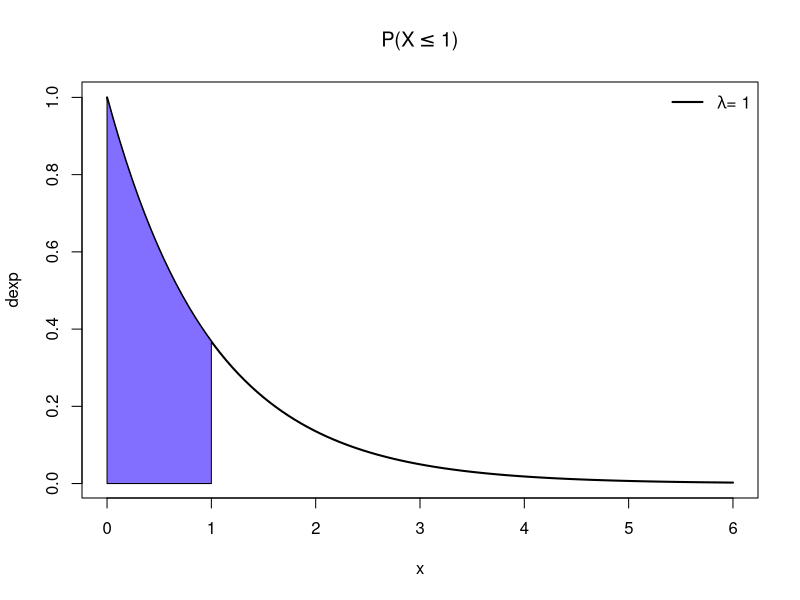
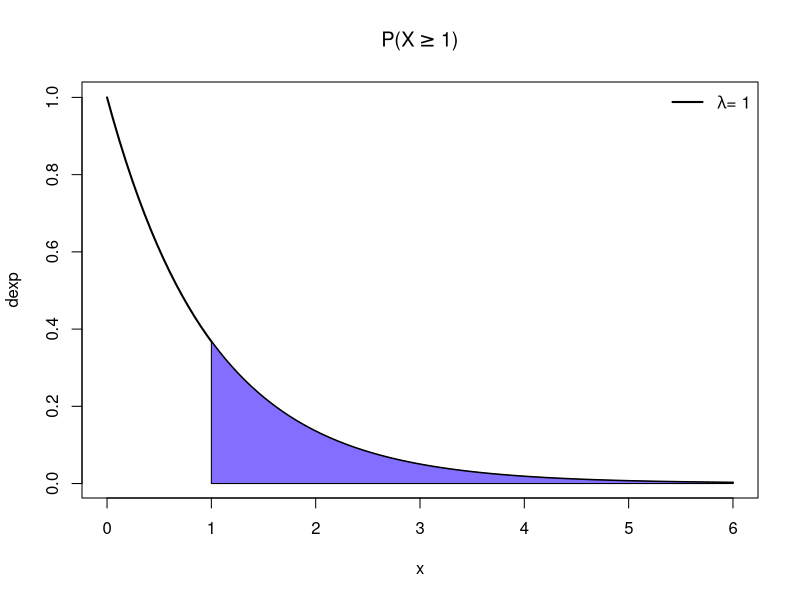
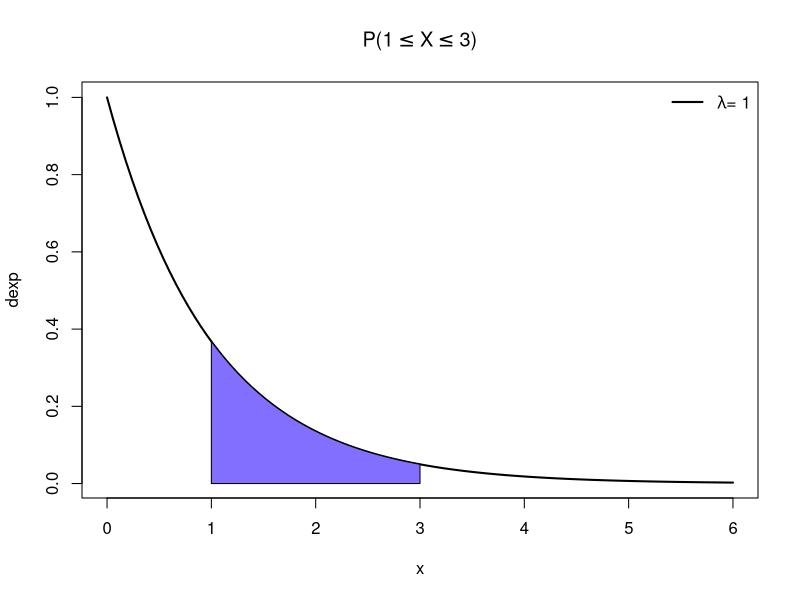
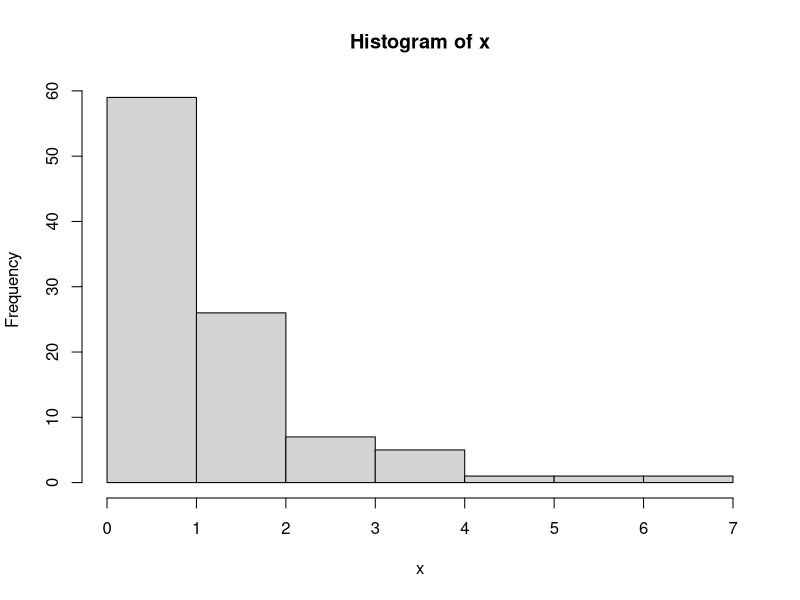
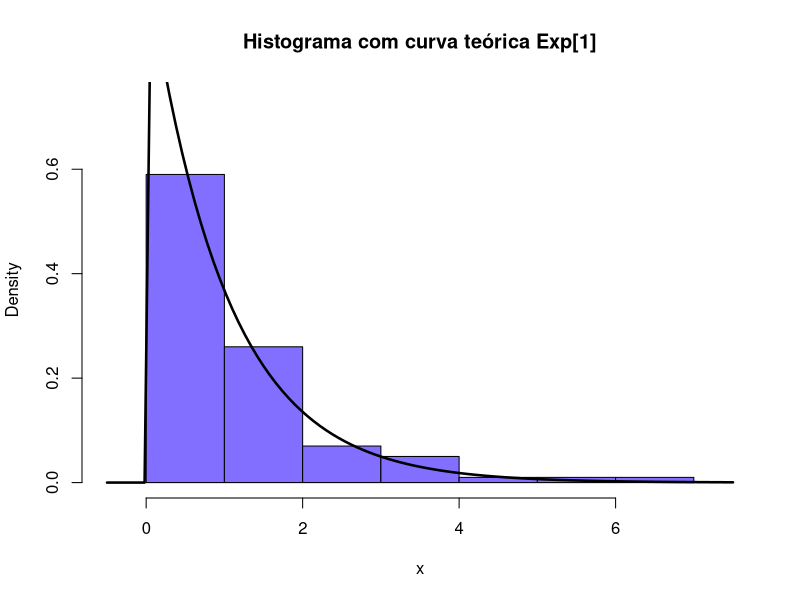
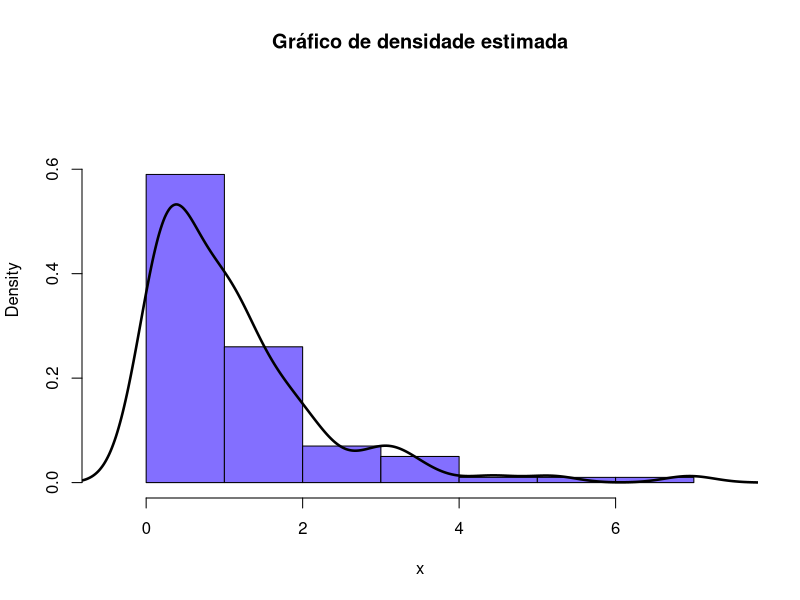

Recreate these plots in R, in order.
## ---- chunk 1
knitr::opts_chunk$set(echo = TRUE)
## ---- chunk 2
quantil = 1
## ---- chunk 3
cat('f(1, 1) = ', dexp(quantil))
## ---- chunk 4
plot(dexp, 0, 6, lwd = 2, main = expression(paste('P(X', phantom()<= 1, ')')))
polygon(x = c(0, seq(0, quantil, by = 0.05), quantil), y = c(0, dexp(seq(0, quantil, by = 0.05)), 0), col = 'SlateBlue1')
legend("topright", legend = c(expression(paste(lambda, '= 1'))), 
       lty=1, col=c('black'), lwd=2, bty="n")
## ---- chunk 5
cat('P(X <= 1) = ', pexp(quantil))
## ---- chunk 6
plot(dexp, 0, 6, lwd = 2, main = expression(paste('P(X', phantom()>= 1, ')')))
polygon(x = c(quantil, seq(quantil, 6, by = 0.05), 6), y = c(0, dexp(seq(quantil, 6, by = 0.05)), 0), col = 'SlateBlue1')
legend("topright", legend = c(expression(paste(lambda, '= 1'))), 
       lty=1, col=c('black'), lwd=2, bty="n")
## ---- chunk 7
cat('P(X >= 1) = ', pexp(quantil, lower.tail = FALSE))
## ---- chunk 8
plot(dexp, 0, 6, lwd = 2, main = expression(paste('P(', 1 <= X,
                       phantom()<= 3, ')')), ylab = 'dexp')
polygon(x = c(quantil, seq(quantil, 3, by = 0.05), 3), y = c(0, dexp(seq(quantil, 3, by = 0.05)), 0), col = 'SlateBlue1')
legend("topright", legend = c(expression(paste(lambda, '= 1'))), 
       lty=1, col=c('black'), lwd=2, bty="n")
## ---- chunk 9
cat('P(1 <= X <= 3) = ', pexp(quantil) - pexp(3))
## ---- chunk 10
cat('P(X <= x) = 0.95\n', 'x = ', qexp(0.95))
## ---- chunk 11
x = rexp(100)
## ---- chunk 12
y = hist(x)
lim.y = c(0, max(y$density) + max(y$density)/4)
lim.x = c(min(y$breaks) - 0.5, max(y$breaks) + 0.5)
## ---- chunk 13
hist(x, probability = TRUE, main = "Histograma com curva teórica Exp[1]", col = "SlateBlue1", xlim = lim.x, ylim = lim.y) 
curve(dexp(x), add=T, lwd = 2.5)

hist(x, freq = F, main = "Gráfico de densidade estimada", col = "SlateBlue1", xlim = lim.x, ylim  = lim.y)
lines(density(x), lwd = 2.5)
